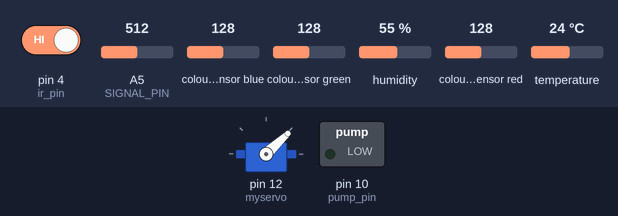
Bench run of a sketch on a simulated Arduino Uno, built with avr-gcc and run on an emulated ATmega328P. Shown: servo, switched loads named in the sketch (green lamp = pin HIGH). Wiring (inferred from the names in the program): TCS3200 colour sensor: output pin 8; S2 pin 7; S3 pin 6. Dashed ring = blinking. The inputs (shaded band) are chosen by the test bench; at power-on: pin 4 (ir_pin) HIGH, A5 (SIGNAL_PIN) = 512, colour sensor blue 128, colour sensor green 128, humidity 55 %, colour sensor red 128, temperature 24 °C. Pins used as bus, display or sensor lines are not drawn; what the sketch prints to the serial monitor is not drawn.

Above: at 1.2 s.
1.3 s: pin 4 (ir_pin) driven LOW
At 2.7 s:
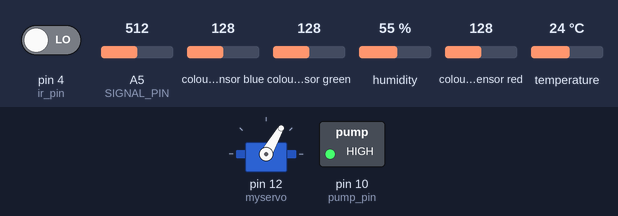
At 4.7 s:
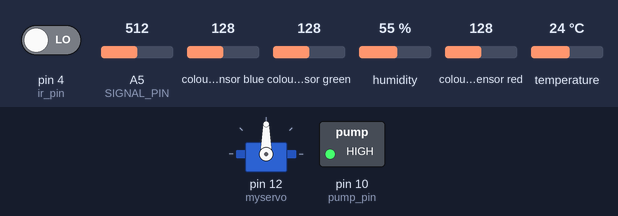
4.8 s: A5 (SIGNAL_PIN) set to 30
9.4 s: pin 4 (ir_pin) driven HIGH
At 12.1 s:
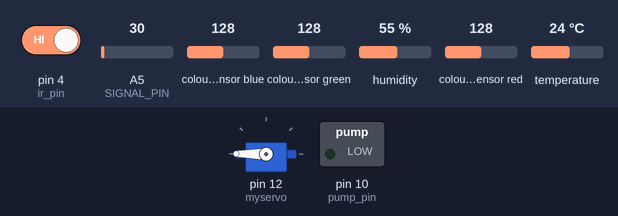
Timing chart, 0 to 22.2 s (numbered marks = the images above; inputs shaded):
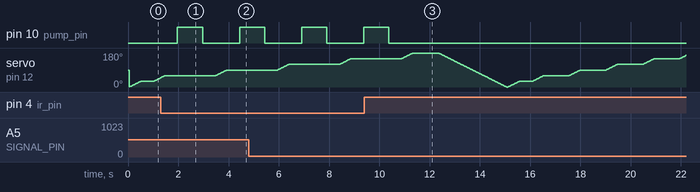

The sketch:

Equipment_project.ino
```cpp
#include <Servo.h>
#include <DHT.h>
#include <LiquidCrystal_I2C.h>
#include  <Wire.h>

// LiquidCrystal_I2C lcd(0x27,  16, 2);

int temp_condition = 37;
int color_condition = 30;

// Servo motor declaration.
Servo myservo;
int pos = 0;

// water pump declaration.
#define pump_pin 10

// IR sensor declaration.
#define ir_pin 4
int ir;
int count;                 // num of flux.

// DHT (temp/humidity) declarathion.
#define DHTPIN 5
#define DHTTYPE DHT11  // DHT 11  (AM2302), AM2321
//type ox3F or 0x27
DHT dht(DHTPIN, DHT11);
//variables
int temp;
int humidity;

// Water sensor declaration
#define POWER_PIN  13
#define SIGNAL_PIN A5
int value = 0; // variable to store the sensor value

// Color sensor
#define S2 7
#define S3 6
// Note: we put S0, S1 on 5v in bread board to get 100% output freq scaling
#define colorsensorOut 8
int frequencyR = 0;
int frequencyG = 0;
int frequencyB = 0;

void setup()
{
  // Servo motor setup.
  myservo.attach(12);
  // water pump setup.
  pinMode(pump_pin,OUTPUT);
  digitalWrite(pump_pin,LOW);

  // IR sensor set up.
  pinMode(ir_pin,INPUT);

  // DHT11 sensor setup.
  dht.begin();

  // Water sensor setup
  pinMode(POWER_PIN, OUTPUT);   // configure D7 pin as an OUTPUT
  digitalWrite(POWER_PIN, LOW); // turn the sensor OFF

  //Color sensor
  pinMode(S2, OUTPUT);
  pinMode(S3, OUTPUT);
  pinMode(colorsensorOut, INPUT);

  // lcd.backlight();
  // lcd.setCursor(0,0);
  // lcd.print("Begin");
  Serial.begin(9600);
}


void loop()
{

  // DHT (temp/humidity) code
  temp = dht.readTemperature();
  humidity = dht.readHumidity();
  // Serial.print("Humidity: ");
  // Serial.print(humidity);
  // Serial.println("%");
  // Serial.print("Temperature: ");
  // Serial.print(temp);
  // Serial.println(" C");
  if(temp > temp_condition){
    Serial.println("Tempreature is high");
    // lcd.setCursor(0,0);
    // lcd.print("High ");
    // lcd.setCursor(6,0);
    // lcd.print("Tempreature");
  }

  // Water sensor code
  digitalWrite(POWER_PIN, HIGH);  // turn the sensor ON
  delay(10);                      // wait 10 milliseconds
  value = analogRead(SIGNAL_PIN); // read the analog value from sensor
  digitalWrite(POWER_PIN, LOW);   // turn the sensor OFF

  // Serial.print("Sensor value: ");
  // Serial.println(value);

  if(value < 100){
    Serial.println("The supplies are running out");
  }

  // Colour sensor
  digitalWrite(S2,LOW);
  digitalWrite(S3,LOW);
  frequencyR = pulseIn(colorsensorOut, LOW);
  // Serial.print("R= ");
  // Serial.print(frequencyR);
  // Serial.print("  ");


  digitalWrite(S2,LOW);
  digitalWrite(S3,HIGH);
  frequencyB = pulseIn(colorsensorOut, LOW);
  // Serial.print("B= ");
  // Serial.print(frequencyB);
  // Serial.print("  ");


  digitalWrite(S2,HIGH);
  digitalWrite(S3,HIGH);
  frequencyG = pulseIn(colorsensorOut, LOW);
  // Serial.print("G= ");
  // Serial.print(frequencyG);
  // Serial.println("  ");

  if (!(frequencyR<frequencyB && frequencyR<=frequencyG && frequencyR<color_condition)) //if Red value is the lowest one and smaller thant 23 it's likely Red
  { Serial.println("Blood leakage");
    //Serial.println("error: Wrong sample");
    // lcd.setCursor(0,0);
    // lcd.print("Wrong ");
    // lcd.setCursor(7,0);
    // lcd.print("sample");
  }

  // Start of application.
  for (pos = 0; pos <= 30; pos += 1) {
    myservo.write(pos);
    delay(15);
  }
  delay(500);
  ir = digitalRead(ir_pin);
  if(ir == 0){
      digitalWrite(pump_pin,HIGH);
      delay(1000);
      digitalWrite(pump_pin,LOW);
  }
  for (pos = 30; pos <= 60; pos += 1) {
    myservo.write(pos);
    delay(15);
  }
  delay(500);
  ir = digitalRead(ir_pin);
  if(ir == 0){
      digitalWrite(pump_pin,HIGH);
      delay(1000);
      digitalWrite(pump_pin,LOW);
  }
  delay(500);
  for (pos = 60; pos <= 90; pos += 1) {
    myservo.write(pos);
    delay(15);
  }
  delay(500);
  ir = digitalRead(ir_pin);
  if(ir == 0){
      digitalWrite(pump_pin,HIGH);
      delay(1000);
      digitalWrite(pump_pin,LOW);
  }
  delay(500);
  for (pos = 90; pos <= 120; pos += 1) {
    myservo.write(pos);
    delay(15);
  }
  delay(500);
  ir = digitalRead(ir_pin);
  if(ir == 0){
      digitalWrite(pump_pin,HIGH);
      delay(1000);
      digitalWrite(pump_pin,LOW);
  }
  delay(500);
  for (pos = 120; pos <= 150; pos += 1) {
    myservo.write(pos);
    delay(15);
  }
  delay(500);
  ir = digitalRead(ir_pin);
  if(ir == 0){
      digitalWrite(pump_pin,HIGH);
      delay(1000);
      digitalWrite(pump_pin,LOW);
  }
  delay(500);
  for (pos = 150; pos <= 180; pos += 1) {
    myservo.write(pos);
    delay(15);

  }
  delay(500);
  ir = digitalRead(ir_pin);
  if(ir == 0){
      digitalWrite(pump_pin,HIGH);
      delay(1000);
      digitalWrite(pump_pin,LOW);
  }
  delay(500);


  for (pos = 180; pos >= 0; pos -= 1) {
    myservo.write(pos);
    delay(15);
  }
}
```

Measured:
- after the input at 1.3 s, pin 10 (pump_pin): LOW → HIGH after 0.67 s, → LOW 1.0 s later, → HIGH 1.5 s later
- after the input at 9.4 s, pin 10 (pump_pin): goes on until 10.4 s, then stays LOW
